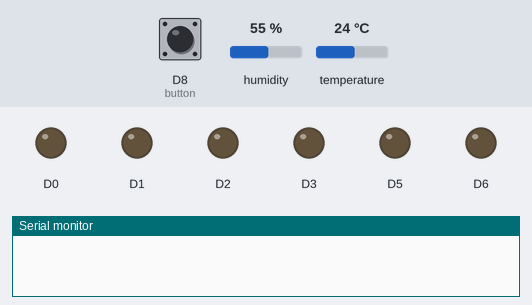
The sketch below on a simulated Arduino MKR. On the bench: output pins drawn as LEDs (lit = HIGH), the last lines printed to the serial monitor. The inputs (shaded band) are chosen by the test bench; at power-on: D8 (button) HIGH, temperature 24 °C, humidity 55 %. Storage starts empty.

Above: at 2.4 s.
2.5 s: D8 (button) pulled LOW for 0.15 s
At 5.4 s:
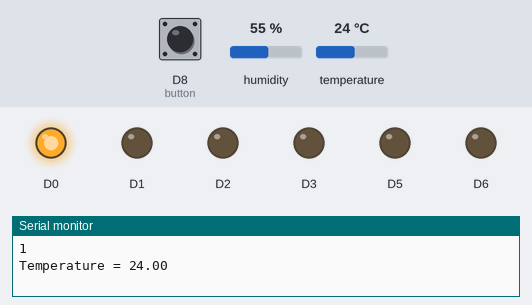
5.6 s: temperature set to 12 °C
8.6 s: temperature set to 28 °C
At 10.1 s:
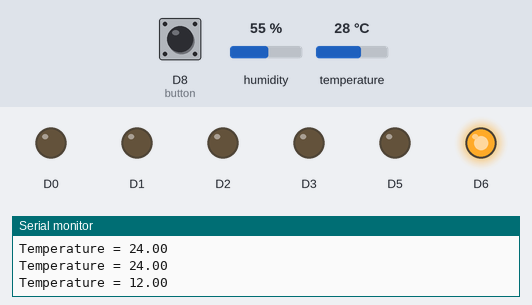
At 11.0 s:
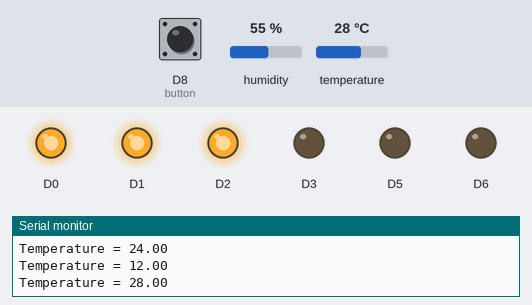
11.6 s: temperature set to 33 °C
14.6 s: temperature set to 34.4 °C
17.6 s: temperature set to 35.9 °C
At 21.4 s:
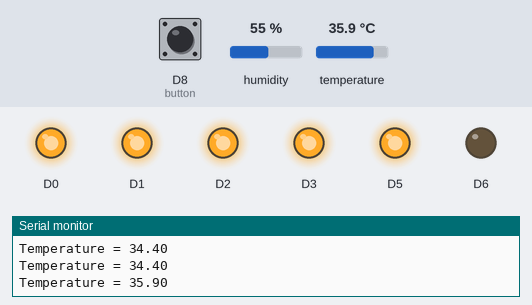
Timing chart, 0 to 22.2 s (numbered marks = the images above; inputs shaded):
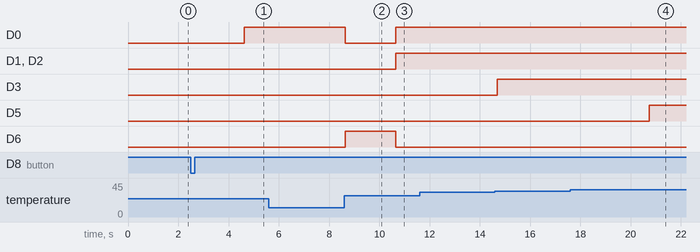

Measured:
- the behaviour switches between 35 and 35.1 °C on temperature (found by bisection; images 3 and 4)
- after the input at 2.5 s, D0: LOW → HIGH after 2.1 s
- after the input at 8.6 s, D1, D2: LOW → HIGH after 2.1 s
- after the input at 17.6 s, D5: LOW → HIGH after 3.1 s

The sketch:

sdcardwriteinifnurtemp.ino
```cpp
#include <Arduino_MKRENV.h>
#include <SPI.h>
#include <SD.h>
#define MIC A0

// file object
File dataFile;

const int button = 8;     // button pin

// chip select for SD card
const int SD_CS_PIN = 4;

// CountButton  //////////////////////////////////////////////////
int buttonState = 0;
int count_value = 0;
int prestate = 0;

// DBMeter ////////////////////////////////////////////////////
int adc;
int dB, PdB; //the variable that will hold the value read from the microphone each time

void setup() {
  pinMode(button, INPUT_PULLUP);      // initialize the pushbutton pin as an input:
  pinMode(0, OUTPUT);
  pinMode(1, OUTPUT);
  pinMode(2, OUTPUT);
  pinMode(3, OUTPUT);
  //pinMode(4, OUTPUT); // Ausgeklammert wegen SD Karte welche auch auf PIN 4 ist
  pinMode(5, OUTPUT);
  pinMode(6, OUTPUT);

  Serial.begin(9600);
  while (!Serial);

  if (!ENV.begin()) {
    Serial.println("Failed to initialize MKR ENV shield!");
    while (1);
  }

    // init SPI
  SPI.begin();
  delay(100);

  // init SD card
  if(!SD.begin(SD_CS_PIN)) {
    Serial.println("Failed to initialize SD card!");
    while (1);
  }

  // init the logfile
  dataFile = SD.open("log-0000.csv", FILE_WRITE);
  delay(1000);

  // init the CSV file with headers
  dataFile.println("temperature,humidity");

  // close the file
  dataFile.close();
  delay(100);
}

void loop() {
  // read the state of the pushbutton value:
  buttonState = digitalRead(button);

  // check if the pushbutton is pressed. If it is, then the buttonState is HIGH:
  if (buttonState == LOW && prestate == 0) {
    count_value++;
    Serial.println(count_value);
    delay(100);
    prestate = 1;
  } else if(buttonState == HIGH) {
    prestate = 0;
  }

  if (count_value == 1){
     float temperature = ENV.readTemperature();
     float humidity = ENV.readHumidity();

     // init the logfile
     dataFile = SD.open("log-0000.csv", FILE_WRITE);
     delay(1000);

     // print each of the sensor values
     dataFile.print(temperature);
     dataFile.print(",");
     dataFile.print(humidity);

     // close the file
     dataFile.close();

     // wait 1 second to print again
     delay(1000);

       // print each of the sensor values

       Serial.print("Temperature = ");
       Serial.print(temperature);

       // print an empty line

       Serial.println();
       if (temperature<19.99)  {digitalWrite(6, HIGH);} else {digitalWrite(6, LOW);}
       if (temperature>20.00)  {digitalWrite(0, HIGH);} else {digitalWrite(0, LOW);}
       if (temperature>25.00)  {digitalWrite(1, HIGH);} else {digitalWrite(1, LOW);}
       if (temperature>27.00)  {digitalWrite(2, HIGH);} else {digitalWrite(2, LOW);}
       if (temperature>29.00) {digitalWrite(3, HIGH);} else {digitalWrite(3, LOW);}
       if (temperature>31.00) {digitalWrite(4, HIGH);} else {digitalWrite(4, LOW);}
       if (temperature>35.00) {digitalWrite(5, HIGH);} else {digitalWrite(5, LOW);}


  buttonState;
  }
  if (count_value == 2){
     adc= analogRead(MIC); //Read the ADC value from amplifer
     Serial.println (adc);//Print ADC for initial calculation
     dB = (adc+83.2073) / 11.003; //Convert ADC value to dB using Regression values

     if (dB>50) {digitalWrite(0, HIGH);} else {digitalWrite(0, LOW);}
     if (dB>60) {digitalWrite(1, HIGH);} else {digitalWrite(1, LOW);}
     if (dB>70) {digitalWrite(2, HIGH);} else {digitalWrite(2, LOW);}
     if (dB>80) {digitalWrite(3, HIGH);} else {digitalWrite(3, LOW);}
     if (dB>90) {digitalWrite(4, HIGH);} else {digitalWrite(4, LOW);}
     if (dB>100) {digitalWrite(5, HIGH);} else {digitalWrite(5, LOW);}

  buttonState;
  }
  if (count_value == 3){
    count_value =0;
  buttonState;
  }
}
```
